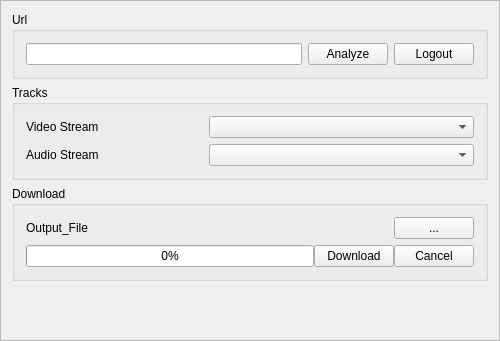
<?xml version="1.0" encoding="UTF-8"?>
<ui version="4.0">
 <class>MainWindow</class>
 <widget class="QMainWindow" name="MainWindow">
  <property name="geometry">
   <rect>
    <x>0</x>
    <y>0</y>
    <width>500</width>
    <height>341</height>
   </rect>
  </property>
  <property name="minimumSize">
   <size>
    <width>500</width>
    <height>300</height>
   </size>
  </property>
  <property name="windowTitle">
   <string>Getflix</string>
  </property>
  <property name="locale">
   <locale language="English" country="UnitedStates"/>
  </property>
  <widget class="QWidget" name="centralWidget">
   <layout class="QVBoxLayout" name="verticalLayoutMain">
    <property name="spacing">
     <number>0</number>
    </property>
    <property name="leftMargin">
     <number>0</number>
    </property>
    <property name="topMargin">
     <number>0</number>
    </property>
    <property name="rightMargin">
     <number>0</number>
    </property>
    <property name="bottomMargin">
     <number>0</number>
    </property>
    <item>
     <widget class="QFrame" name="centralFrame">
      <property name="frameShape">
       <enum>QFrame::StyledPanel</enum>
      </property>
      <property name="frameShadow">
       <enum>QFrame::Raised</enum>
      </property>
      <layout class="QVBoxLayout" name="verticalLayout">
       <item>
        <widget class="QGroupBox" name="gbUrl">
         <property name="sizePolicy">
          <sizepolicy hsizetype="Preferred" vsizetype="Preferred">
           <horstretch>0</horstretch>
           <verstretch>0</verstretch>
          </sizepolicy>
         </property>
         <property name="title">
          <string>Url</string>
         </property>
         <layout class="QHBoxLayout" name="horizontalLayout">
          <item>
           <widget class="QLineEdit" name="edUrl"/>
          </item>
          <item>
           <widget class="QPushButton" name="pbAnalyze">
            <property name="text">
             <string>Analyze</string>
            </property>
           </widget>
          </item>
          <item>
           <widget class="QPushButton" name="pbLogout">
            <property name="text">
             <string>Logout</string>
            </property>
           </widget>
          </item>
         </layout>
        </widget>
       </item>
       <item>
        <widget class="QGroupBox" name="gbTracks">
         <property name="enabled">
          <bool>true</bool>
         </property>
         <property name="minimumSize">
          <size>
           <width>0</width>
           <height>0</height>
          </size>
         </property>
         <property name="title">
          <string>Tracks</string>
         </property>
         <layout class="QGridLayout" name="gridLayout">
          <item row="1" column="1">
           <widget class="QComboBox" name="cbAudio"/>
          </item>
          <item row="0" column="0">
           <widget class="QLabel" name="labelVideo">
            <property name="sizePolicy">
             <sizepolicy hsizetype="Preferred" vsizetype="Preferred">
              <horstretch>2</horstretch>
              <verstretch>2</verstretch>
             </sizepolicy>
            </property>
            <property name="sizeIncrement">
             <size>
              <width>0</width>
              <height>0</height>
             </size>
            </property>
            <property name="text">
             <string>Video Stream</string>
            </property>
           </widget>
          </item>
          <item row="0" column="1">
           <widget class="QComboBox" name="cbVideo">
            <property name="sizePolicy">
             <sizepolicy hsizetype="Preferred" vsizetype="Fixed">
              <horstretch>3</horstretch>
              <verstretch>3</verstretch>
             </sizepolicy>
            </property>
           </widget>
          </item>
          <item row="1" column="0">
           <widget class="QLabel" name="labelAudio">
            <property name="text">
             <string>Audio Stream</string>
            </property>
           </widget>
          </item>
         </layout>
        </widget>
       </item>
       <item>
        <widget class="QGroupBox" name="gbDownload">
         <property name="title">
          <string>Download</string>
         </property>
         <layout class="QVBoxLayout" name="verticalLayout_2">
          <item>
           <widget class="QWidget" name="containerOutput" native="true">
            <layout class="QHBoxLayout" name="horizontalLayout_3">
             <property name="spacing">
              <number>0</number>
             </property>
             <property name="leftMargin">
              <number>0</number>
             </property>
             <property name="topMargin">
              <number>0</number>
             </property>
             <property name="rightMargin">
              <number>0</number>
             </property>
             <property name="bottomMargin">
              <number>0</number>
             </property>
             <item>
              <widget class="QLabel" name="lbPath">
               <property name="sizePolicy">
                <sizepolicy hsizetype="Preferred" vsizetype="Preferred">
                 <horstretch>2</horstretch>
                 <verstretch>2</verstretch>
                </sizepolicy>
               </property>
               <property name="text">
                <string>Output_File</string>
               </property>
              </widget>
             </item>
             <item>
              <widget class="QPushButton" name="pbFolder">
               <property name="text">
                <string>...</string>
               </property>
              </widget>
             </item>
            </layout>
           </widget>
          </item>
          <item>
           <widget class="QWidget" name="containerInput" native="true">
            <layout class="QHBoxLayout" name="horizontalLayout_2">
             <property name="spacing">
              <number>0</number>
             </property>
             <property name="leftMargin">
              <number>0</number>
             </property>
             <property name="topMargin">
              <number>0</number>
             </property>
             <property name="rightMargin">
              <number>0</number>
             </property>
             <property name="bottomMargin">
              <number>0</number>
             </property>
             <item>
              <widget class="QProgressBar" name="progressBar">
               <property name="value">
                <number>0</number>
               </property>
              </widget>
             </item>
             <item>
              <widget class="QPushButton" name="pbDownload">
               <property name="text">
                <string>Download</string>
               </property>
              </widget>
             </item>
             <item>
              <widget class="QPushButton" name="pbCancel">
               <property name="text">
                <string>Cancel</string>
               </property>
              </widget>
             </item>
            </layout>
           </widget>
          </item>
         </layout>
        </widget>
       </item>
       <item>
        <spacer name="verticalSpacer">
         <property name="orientation">
          <enum>Qt::Vertical</enum>
         </property>
         <property name="sizeHint" stdset="0">
          <size>
           <width>20</width>
           <height>40</height>
          </size>
         </property>
        </spacer>
       </item>
      </layout>
     </widget>
    </item>
   </layout>
  </widget>
 </widget>
 <layoutdefault spacing="6" margin="11"/>
 <resources/>
 <connections/>
</ui>
